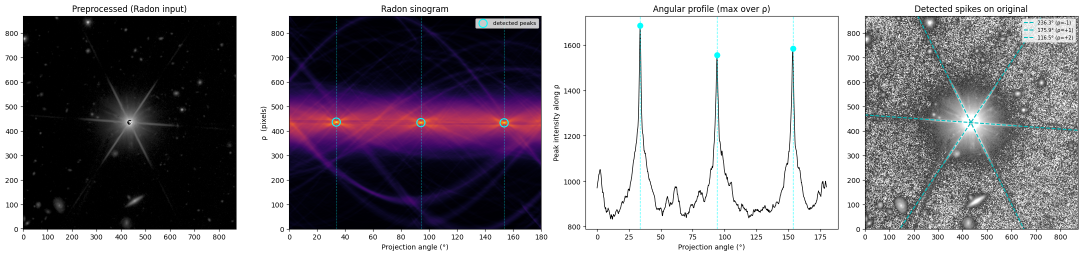
#> input picture examples/example.png, 2165 x 511 px (shown at 1/2 size); its folder holds only this picture in this run
$ python -i lengths.py   (imports and definitions only)
#> lines starting #> are read from the running program, lines starting #| are printed output that depends on the picture; after the words box and inside, x2 and y2 are one past the last pixel; in counts of white or black regions, pixels touching at a corner belong together
### src/spikeout/preprocess.py
"""Image preprocessing to isolate diffraction spikes."""

import numpy as np
from .stats import mad_std
from scipy.ndimage import uniform_filter
from skimage.morphology import disk, opening


__all__ = ["prepare_image", "azimuthal_median", "find_centre"]


def find_centre(image):
    """Detect source centre from the smoothed peak pixel.

    Used when ``centre='auto'`` is passed to `prepare_image`.

    Parameters
    ----------
    image : 2-D array

    Returns
    -------
    centre : (float, float)
        ``(row, col)`` of the detected centre.
    """
    #smooth = uniform_filter(np.nan_to_num(image, nan=0.0), size=5)
    #peak_idx = np.unravel_index(np.argmax(smooth), smooth.shape)
    #return (float(peak_idx[0]), float(peak_idx[1]))
    # Just use the image centre for now since the star is usually well centred in the cutout.
    ny, nx = image.shape
    return (float(ny) / 2.0, float(nx) / 2.0)


# [154 lines left out: functions azimuthal_median, prepare_image, not called in this run]

### src/spikeout/stats.py
"""Robust statistics utilities.

Provides `mad_std` with an optional astropy fallback so the package works
in environments where astropy is not installed.
"""

import numpy as np

__all__ = ["mad_std", "estimate_background"]

# [9 lines left out: function _mad_std_fallback, not called in this run]


try:
    from astropy.stats import mad_std as _astropy_mad_std

    # [6 lines left out: function mad_std, not called in this run]

except ImportError:
    mad_std = _mad_std_fallback


# Module-level cached dilation structuring element (10-px disk).
# Built once at import time rather than rebuilt for every source.
_DILATE_RADIUS = 10
_dy, _dx = np.ogrid[-_DILATE_RADIUS:_DILATE_RADIUS + 1,
                    -_DILATE_RADIUS:_DILATE_RADIUS + 1]
_DILATE_STRUCT = (_dx ** 2 + _dy ** 2 <= _DILATE_RADIUS ** 2)


def estimate_background(img, cy, cx, inner_r, _R=None):
    """Estimate background level and per-pixel RMS, masking the inner region
    (stellar halo) and neighbouring sources.

    Uses ``sep`` (Source Extractor Python) when available, with a
    segmentation-based neighbour mask.  Falls back to pixel-to-pixel
    MAD differences when ``sep`` is not installed.

    Parameters
    ----------
    img : 2-D array
        Image to analyse (NaN-safe).
    cy, cx : float
        Centre of the star.
    inner_r : float
        Inner exclusion radius in pixels — all pixels at r < inner_r
        are treated as halo and excluded from noise estimation.
    _R : 2-D array or *None*
        Pre-computed distance array ``sqrt((X-cx)²+(Y-cy)²)``.  Computed
        internally when *None*.

    Returns
    -------
    bg_level : float
    sigma_bg : float
    """
    ny, nx = img.shape
    if _R is None:
        Y_g, X_g = np.ogrid[:ny, :nx]
        R = np.sqrt((X_g - cx) ** 2 + (Y_g - cy) ** 2)
    else:
        R = _R

    try:
        import sep
        from scipy.ndimage import binary_dilation

        work = np.ascontiguousarray(img, dtype=np.float64)
        nan_mask = ~np.isfinite(work)
        work[nan_mask] = 0.0

        halo_mask = (R < inner_r).astype(np.uint8)
        halo_mask[nan_mask] = 1

        try:
            bkg = sep.Background(work, mask=halo_mask, bw=64, bh=64,
                                 fw=3, fh=3)
        except Exception:
            bkg = sep.Background(work, mask=halo_mask)

        bkg_img = bkg.back()
        rms_img = bkg.rms()

        residual = work - bkg_img
        residual[halo_mask.astype(bool)] = 0.0

        try:
            _, seg = sep.extract(residual, thresh=3.0, err=rms_img,
                                 segmentation_map=True)
            source_mask = seg > 0
        except Exception:
            source_mask = np.zeros(img.shape, dtype=bool)

        full_mask = halo_mask.astype(bool) | source_mask | nan_mask
        full_mask = binary_dilation(full_mask, structure=_DILATE_STRUCT)
        outer = R >= inner_r
        good = outer & ~full_mask

        if good.sum() >= 20:
            bg_level = float(np.median(bkg_img[good]))
            sigma_bg = float(np.median(rms_img[good]))
        else:
            bg_level = float(bkg.globalback)
            sigma_bg = float(bkg.globalrms)

        return bg_level, max(sigma_bg, 1e-10)

    except ImportError:
        pass

    # ── Fallback: pixel-to-pixel difference estimator ─────────────────────
    dx_diff = np.diff(img, axis=1)
    dy_diff = np.diff(img, axis=0)
    noise_dx = dx_diff[R[:, :-1] >= inner_r]
    noise_dy = dy_diff[R[:-1, :] >= inner_r]
    noise_all = np.concatenate([noise_dx, noise_dy])
    noise_all = noise_all[np.isfinite(noise_all)]

    if noise_all.size >= 20:
        sigma_bg = float(mad_std(noise_all)) / np.sqrt(2)
    else:
        sigma_bg = float(mad_std(img[np.isfinite(img)]))

    outer_px = img[R >= inner_r]
    outer_px = outer_px[np.isfinite(outer_px)]
    bg_level = float(np.median(outer_px)) if outer_px.size >= 10 \
        else float(np.median(img[np.isfinite(img)]))

    return bg_level, max(sigma_bg, 1e-10)

### src/spikeout/lengths.py
"""Measure the length of each diffraction-spike arm via swath profile extraction."""

import math
import numpy as np
from dataclasses import dataclass
from typing import Literal, Optional, List, Tuple
from scipy.ndimage import median_filter

from .stats import mad_std, estimate_background
from .preprocess import find_centre

__all__ = ["SpikeLengths", "measure_spike_lengths"]


@dataclass
class SpikeLengths:
    """Length measurement for one spike (two arms).

    Attributes
    ----------
    angle_deg : float
        Display-frame angle of this spike.
    length_pos, length_neg : float
        Length (pixels) of the positive and negative arms.
    length_total : float
        Sum of both arms.
    profile_pos, profile_neg : ndarray
        Swath profile along each arm (raw-image values, smoothed).
    radii_pos, radii_neg : ndarray
        Radial distance array for each arm (pixels from star centre).
    converged_pos, converged_neg : bool
        True if the arm end was found within the extracted profile.
        False if the spike extended to the profile boundary (array edge
        or max_output_length); the endpoint is then the profile boundary.
    popt : ndarray or None
        Deprecated — always None.  Retained for backwards compatibility.
    threshold : float
        Detection threshold used for arm endpoint measurement.
    background_profile : tuple of (r_bg, p_bg) or None
        (radii, profile) of the median background profile from off-spike angles.
    swath_width : float
        Swath width used for profile extraction (pixels).
    """
    angle_deg: float
    length_pos: float
    length_neg: float
    length_total: float
    profile_pos: np.ndarray
    profile_neg: np.ndarray
    radii_pos: np.ndarray
    radii_neg: np.ndarray
    converged_pos: bool = True
    converged_neg: bool = True
    popt: Optional[np.ndarray] = None  # deprecated, always None
    threshold: float = 0.0
    background_profile: Optional[Tuple[np.ndarray, np.ndarray]] = None
    swath_width: float = 0.0


# ---------------------------------------------------------------------------
# Swath profile extraction (chunk-based, memmap-friendly)
# ---------------------------------------------------------------------------

# [219 lines left out: functions _swath_profile, _get_reducer, _find_profile_end, not called in this run]


# ---------------------------------------------------------------------------
# Helpers
# ---------------------------------------------------------------------------

def _blank_core_radius(image, centre=None, _R=None):
    """Radius of the NaN/zero patch centred on ``centre``."""
    ny, nx = image.shape
    if centre is None:
        cy, cx = ny / 2.0, nx / 2.0
    else:
        cy, cx = centre
    cy_i, cx_i = int(round(cy)), int(round(cx))
    if not (0 <= cy_i < ny and 0 <= cx_i < nx):
        return 0.0
    blank = ~np.isfinite(image) | (image == 0.0)
    if not blank[cy_i, cx_i]:
        return 0.0
    if _R is None:
        Y, X = np.ogrid[:ny, :nx]
        _R = np.sqrt((X - cx) ** 2 + (Y - cy) ** 2)
    nearby = blank & (_R <= min(ny, nx) / 4.0)
    return float(_R[nearby].max()) if nearby.any() else 0.0


# [25 lines left out: functions _arm_start, _max_length_in_array, not called in this run]


# ---------------------------------------------------------------------------
# Public API
# ---------------------------------------------------------------------------

def measure_spike_lengths(
    image,
    result,
    swath_width=None,
    length_sigma=2.0,
    override_threshold=None,
    centre=None,
    full_array=None,
    centre_row_full=None,
    centre_col_full=None,
    skycoord=None,
    wcs=None,
    smooth_size_cross=20,
    max_radius=None,
    median_subtract=False,
    background_profiles=True,
    max_output_length=5000,
    swath_chunk_length=512,
    reducer="mean",
    run_frac=0.05,
    min_run=16,
    max_run=150,
    above_frac=0.25,
    pad_frac=0.5,
    radial_bin_width=2,
    low_memory=False,
):
    """Measure the length of each detected spike arm via swath profiles.

    Profiles are extracted along each arm from the raw image using a
    chunk-based swath extraction that is efficient on memory-mapped arrays.

    **Two-stage extraction**: the profile is first extracted within the
    initial image cutout.  If the spike reaches the cutout boundary
    without dropping below the threshold *and* a ``full_array`` is
    provided, the profile is re-extracted from the full image (memmap)
    to find the true endpoint.

    Parameters
    ----------
    image : 2-D array
        Original (un-preprocessed) image cutout.
    result : `~spikeout.detect.SpikeResult`
        Output of `~spikeout.detect.detect`.
    swath_width : float or None
        Width (pixels) of the perpendicular sampling band.
        Default: ``max(3, min(image.shape) * 0.02)``.
    length_sigma : float
        Threshold multiplier: ``background + length_sigma × σ_sky``.
        Does not apply if ``override_threshold`` is provided.
    override_threshold : float or None
        If provided, use this absolute threshold instead of the estimated
        background + length_sigma × σ_sky.
    centre : (row, col) or None
        Star centre in the cutout.  Auto-detected if None.
    full_array : 2-D array or None
        Full memory-mapped image (e.g. ``hdul[0].data`` with
        ``memmap=True``).  Used for extended arm extraction when the
        spike reaches the cutout edge.
    centre_row_full : float or None
        Star centre row in ``full_array`` pixel coordinates.
        Required when ``full_array`` is provided (unless ``skycoord``
        and ``wcs`` are given).
    centre_col_full : float or None
        Star centre column in ``full_array`` pixel coordinates.
    skycoord : `~astropy.coordinates.SkyCoord` or None
        Sky position of the star.  Converted to pixel coordinates via
        ``wcs`` when ``centre_row_full`` / ``centre_col_full`` are not
        provided.
    wcs : `~astropy.wcs.WCS` or None
        WCS for ``full_array``.  Required when ``skycoord`` is given.
    smooth_size_cross : int
        Median-filter window applied to each arm profile before
        endpoint detection.  Suppresses noise spikes in the outer tail.
    max_radius : float or None
        Maximum walk distance in the cutout (pixels).
        Defaults to the cutout diagonal.
    median_subtract : bool
        If True, subtract the azimuthal median before measuring.
    background_profiles : bool
        If True, extract background profiles from off-spike angles.
    max_output_length : int
        Maximum arm length returned (pixels).
    swath_chunk_length : int
        Chunk size for the swath extractor (tune for IO performance).
    reducer : {"mean", "median", "sum"}
        How to collapse the swath width into one value per sample.
    run_frac : float
        ``_find_profile_end`` window size as fraction of profile length.
    min_run : int
        ``_find_profile_end`` minimum window size (pixels).
    max_run : int
        ``_find_profile_end`` maximum window size (pixels).
    above_frac : float
        ``_find_profile_end`` fraction of window above threshold required.
    pad_frac : float
        ``_find_profile_end`` padding fraction.
    radial_bin_width : int
        Annular bin width for azimuthal-median background estimation.

    Returns
    -------
    lengths : list of `SpikeLengths`
    """
    image = np.asarray(image, dtype=float)

    # ── resolve full-array star centre from sky coord ─────────────────────
    if skycoord is not None and wcs is not None:
        if centre_row_full is None or centre_col_full is None:
            px, py = wcs.world_to_pixel(skycoord)
            centre_col_full = float(px)
            centre_row_full = float(py)

    #print(f'col: {centre_col_full}, row: {centre_row_full}')

    # ── blank-core radius (saturated / NaN core) ──────────────────────────
    if centre is None:
        centre = find_centre(image)
    cy, cx = centre
    # Pre-compute R once; reused for background estimation below.
    ny_pre, nx_pre = image.shape
    Y_pre, X_pre = np.ogrid[:ny_pre, :nx_pre]
    R_centre_pre = np.sqrt((X_pre - cx) ** 2 + (Y_pre - cy) ** 2)
    blank_r = _blank_core_radius(image, centre=centre,
                                 _R=R_centre_pre) + 3.0
    #print(f'Blank-core radius: {blank_r:.1f} pixels')
    #print(f'Cutout centre: ({cx:.1f}, {cy:.1f})')
    # ── working copy (NaN → 0 for safe indexing) ──────────────────────────
    img = image.copy()
    img[~np.isfinite(img)] = 0.0

    if median_subtract:
        from .preprocess import azimuthal_median
        model = azimuthal_median(
            image, centre=centre, radial_bin_width=radial_bin_width,
        )
        img = (image - model).copy()
        img[~np.isfinite(img)] = 0.0

    if swath_width is None:
        swath_width = max(3.0, min(image.shape) * 0.02)
    swath_width_int = max(1, int(round(swath_width)))

    ny, nx = img.shape

    if max_radius is None:
        max_radius = float(np.hypot(ny, nx))

    # ── Background noise (sep-based when available, fallback otherwise) ───
    # Reuse the distance array already computed for blank_r (same shape/centre).
    R_from_centre = R_centre_pre

    # Inner exclusion: generous halo radius (blank_r + 20% of half-image)
    halo_inner_r = max(blank_r + 5, 0.20 * min(ny, nx))
    if override_threshold is not None:
        threshold = override_threshold
        bg_level = np.nan
        sigma_bg = np.nan
    else:
        bg_level, sigma_bg = estimate_background(
            img, cy, cx, halo_inner_r, _R=R_from_centre,
        )
        threshold = bg_level + length_sigma * sigma_bg

    #print(f'Threshold: {threshold:.4f} (bg {bg_level:.4f} + {length_sigma} × σ {sigma_bg:.4f})')

    theta = result.theta
    pk_th = result.peak_theta_indices

    # ── optional background profiles ──────────────────────────────────────
    bg_profile_result = None
    if background_profiles and len(result.angles) > 0 and not low_memory:
        bg_profs = []
        rng = np.random.default_rng(0)
        random_angles = rng.uniform(0, 360, size=80)
        for bg_angle in random_angles:
            if np.all(
                np.abs((bg_angle - result.angles + 180) % 360 - 180) > 10
            ):
                row_s, col_s = _arm_start(cx, cy, bg_angle, blank_r + 1)
                bg_len = _max_length_in_array(row_s, col_s, bg_angle, ny, nx)
                bg_len = min(bg_len, int(max_radius))
                if bg_len < 4:
                    continue
                p_bg = _swath_profile(
                    img, (row_s, col_s), bg_angle, bg_len,
                    swath_width=swath_width_int,
                    chunk_length=swath_chunk_length,
                    reducer=reducer,
                )
                r_bg = blank_r + 1 + np.arange(bg_len, dtype=float)
                bg_profs.append((r_bg, p_bg))
            if len(bg_profs) >= 6:
                break
        if bg_profs:
            r_comb = np.concatenate([r for r, p in bg_profs])
            p_comb = np.concatenate([p for r, p in bg_profs])
            order = np.argsort(r_comb)
            r_s, p_s = r_comb[order], p_comb[order]
            sz = max(1, smooth_size_cross)
            p_smooth = median_filter(p_s, size=sz, mode='nearest')
            bg_profile_result = (r_s, p_smooth)

    # ── per-spike measurement ─────────────────────────────────────────────
    lengths = []
    for i in range(len(result.angles)):
        # Arm start: use the resolved star centre (cx, cy).
        # When centre was explicitly provided (e.g. from recenter_for_lengths)
        # this is the corrected star position; otherwise it is the image centre
        # returned by find_centre(), which is equivalent to the Radon
        # foot-of-perpendicular for well-centred stars (rho ≈ 0).
        x0, y0 = cx, cy
        angle = result.angles[i]

        arm_results = {}
        for label, arm_angle in [("pos", angle), ("neg", (angle + 180.0) % 360.0)]:
            # ── Step 1: extract profile from the cutout ───────────────────
            row_s, col_s = _arm_start(x0, y0, arm_angle, blank_r + 1)
            cutout_len = _max_length_in_array(row_s, col_s, arm_angle, ny, nx)
            cutout_len = min(cutout_len, int(max_radius))
            cutout_len = max(cutout_len, 1)

            profile = _swath_profile(
                img, (row_s, col_s), arm_angle, cutout_len,
                swath_width=swath_width_int,
                chunk_length=swath_chunk_length,
                reducer=reducer,
            )
            # radii from star centre
            radii = blank_r + 1 + np.arange(len(profile), dtype=float)

            # smooth before endpoint detection
            sz = max(1, int(smooth_size_cross))
            profile_smooth = (
                median_filter(profile, size=sz, mode='nearest')
                if sz > 1 else profile.copy()
            )

            end_idx = _find_profile_end(
                profile_smooth, threshold,
                run_frac=run_frac, min_run=min_run, max_run=max_run,
                above_frac=above_frac, pad_frac=pad_frac,
            )

            # Check if spike reached the cutout boundary
            at_cutout_edge = (end_idx >= len(profile) - 1)

            # ── Step 2: extend into full_array if needed ──────────────────
            if at_cutout_edge and full_array is not None:
                if centre_row_full is not None and centre_col_full is not None:
                    # Compute offset from full-array star centre
                    fa_nrow, fa_ncol = full_array.shape
                    fa_row_s, fa_col_s = _arm_start(
                        centre_col_full, centre_row_full,
                        arm_angle, blank_r + 1,
                    )
                    full_len = _max_length_in_array(
                        fa_row_s, fa_col_s, arm_angle, fa_nrow, fa_ncol,
                    )
                    full_len = min(full_len, max_output_length)
                    full_len = max(full_len, 1)

                    profile_full = _swath_profile(
                        full_array, (fa_row_s, fa_col_s), arm_angle, full_len,
                        swath_width=swath_width_int,
                        chunk_length=swath_chunk_length,
                        reducer=reducer,
                    )
                    radii_full = blank_r + 1 + np.arange(
                        len(profile_full), dtype=float
                    )

                    sz = max(1, int(smooth_size_cross))
                    profile_full_smooth = (
                        median_filter(profile_full, size=sz, mode='nearest')
                        if sz > 1 else profile_full.copy()
                    )

                    end_idx_full = _find_profile_end(
                        profile_full_smooth, threshold,
                        run_frac=run_frac, min_run=min_run, max_run=max_run,
                        above_frac=above_frac, pad_frac=pad_frac,
                    )
                    converged = (end_idx_full < len(profile_full) - 1)
                    length_px = float(radii_full[end_idx_full])
                    length_px = min(length_px, float(max_output_length))
                    arm_results[label] = (
                        length_px, radii_full, profile_full_smooth, converged,
                    )
                    continue
            elif at_cutout_edge and full_array is None:
                print(
                    f"Warning: spike arm at angle {angle:.1f}° reached cutout edge "
                    "and no full_array provided; length may be underestimated."
                )

            # ── Step 1 result ─────────────────────────────────────────────
            converged = not at_cutout_edge
            length_px = float(radii[end_idx])
            length_px = min(length_px, float(max_output_length))
            arm_results[label] = (length_px, radii, profile_smooth, converged)

        _empty = np.array([], dtype=np.float64)
        lengths.append(SpikeLengths(
            angle_deg=angle,
            length_pos=arm_results["pos"][0],
            length_neg=arm_results["neg"][0],
            length_total=arm_results["pos"][0] + arm_results["neg"][0],
            profile_pos=_empty if low_memory else arm_results["pos"][2],
            profile_neg=_empty if low_memory else arm_results["neg"][2],
            radii_pos=_empty if low_memory else arm_results["pos"][1],
            radii_neg=_empty if low_memory else arm_results["neg"][1],
            converged_pos=arm_results["pos"][3],
            converged_neg=arm_results["neg"][3],
            popt=None,
            threshold=threshold,
            background_profile=None if low_memory else bg_profile_result,
            swath_width=swath_width,
        ))

    return lengths

>>> import cv2
>>> picture = cv2.imread('../../examples/example.png', cv2.IMREAD_GRAYSCALE)
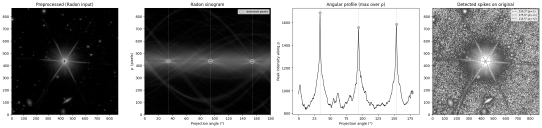
#> picture: shape (511, 2165) (shown at 1/4 size); min 0, max 255, mean 144.8
>>> result = measure_spike_lengths(picture, 'out.png')
#> in measure_spike_lengths, `centre = find_centre(image)`: centre = (255.5, 1082.5)
#> in measure_spike_lengths, `cy, cx = centre`: cy = 255.5; cx = 1082.5
#> in measure_spike_lengths, `R_centre_pre = np.sqrt((X_pre - cx) ** 2 + (Y_pre - cy) ** 2)`:
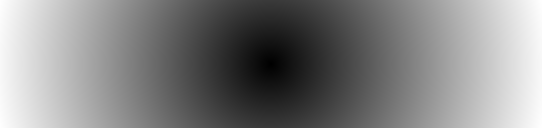
#> R_centre_pre: shape (511, 2165) float64 (shown at 1/4 size); min 0.707, max 1112.2, mean 571.1; drawn with min black and max white
#> in _blank_core_radius, `cy, cx = centre`: cy = 255.5; cx = 1082.5
#> in _blank_core_radius, `cy_i, cx_i = int(round(cy)), int(round(cx))`: cy_i = 256; cx_i = 1082
#> in _blank_core_radius, `blank = ~np.isfinite(image) | (image == 0.0)`:
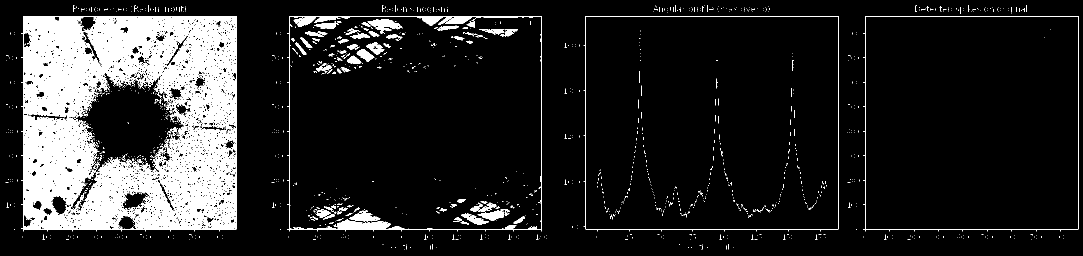
#> blank: shape (511, 2165) bool (shown at 1/2 size); 13.2% white; 1548 white regions (1463 under 20 px), largest, box (x1, y1, x2, y2) and area: (42, 32, 473, 463) 121413, (574, 32, 1083, 463) 6376, (1167, 32, 1677, 463) 1914
#> in measure_spike_lengths, `blank_r = _blank_core_radius(image, centre=centre, _R=R_centre_pre) + ..`: blank_r = 130.5
#> (the rest of the program and of its run is left out)
